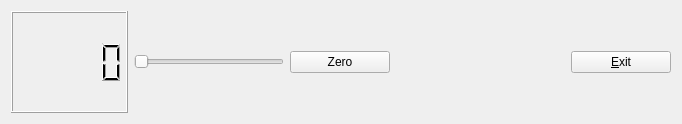
<?xml version="1.0" encoding="UTF-8"?>
<ui version="4.0">
 <class>MyForm</class>
 <widget class="QWidget" name="MyForm">
  <property name="geometry">
   <rect>
    <x>0</x>
    <y>0</y>
    <width>682</width>
    <height>124</height>
   </rect>
  </property>
  <property name="windowTitle">
   <string>Form</string>
  </property>
  <layout class="QHBoxLayout" name="horizontalLayout_3">
   <item>
    <layout class="QHBoxLayout" name="horizontalLayout_2">
     <item>
      <widget class="MyQLCDNumber" name="lcdNumber">
       <property name="sizePolicy">
        <sizepolicy hsizetype="Expanding" vsizetype="Expanding">
         <horstretch>0</horstretch>
         <verstretch>0</verstretch>
        </sizepolicy>
       </property>
      </widget>
     </item>
     <item>
      <layout class="QHBoxLayout" name="horizontalLayout">
       <item>
        <widget class="QSlider" name="horizontalSlider">
         <property name="minimumSize">
          <size>
           <width>150</width>
           <height>0</height>
          </size>
         </property>
         <property name="orientation">
          <enum>Qt::Horizontal</enum>
         </property>
        </widget>
       </item>
       <item>
        <widget class="QPushButton" name="pushButton_2">
         <property name="minimumSize">
          <size>
           <width>100</width>
           <height>0</height>
          </size>
         </property>
         <property name="maximumSize">
          <size>
           <width>100</width>
           <height>16777215</height>
          </size>
         </property>
         <property name="text">
          <string>Zero</string>
         </property>
        </widget>
       </item>
      </layout>
     </item>
    </layout>
   </item>
   <item>
    <spacer name="horizontalSpacer">
     <property name="orientation">
      <enum>Qt::Horizontal</enum>
     </property>
     <property name="sizeType">
      <enum>QSizePolicy::Minimum</enum>
     </property>
     <property name="sizeHint" stdset="0">
      <size>
       <width>175</width>
       <height>20</height>
      </size>
     </property>
    </spacer>
   </item>
   <item>
    <widget class="QPushButton" name="pushButton">
     <property name="minimumSize">
      <size>
       <width>100</width>
       <height>0</height>
      </size>
     </property>
     <property name="maximumSize">
      <size>
       <width>100</width>
       <height>16777215</height>
      </size>
     </property>
     <property name="text">
      <string>&amp;Exit</string>
     </property>
    </widget>
   </item>
  </layout>
 </widget>
 <customwidgets>
  <customwidget>
   <class>MyQLCDNumber</class>
   <extends>QLCDNumber</extends>
   <header>MyQLCDNumber.h</header>
   <slots>
    <slot>SetValueAndColor(int)</slot>
    <slot>SetZero()</slot>
   </slots>
  </customwidget>
 </customwidgets>
 <resources/>
 <connections>
  <connection>
   <sender>pushButton</sender>
   <signal>clicked()</signal>
   <receiver>MyForm</receiver>
   <slot>close()</slot>
   <hints>
    <hint type="sourcelabel">
     <x>579</x>
     <y>50</y>
    </hint>
    <hint type="destinationlabel">
     <x>383</x>
     <y>83</y>
    </hint>
   </hints>
  </connection>
  <connection>
   <sender>horizontalSlider</sender>
   <signal>valueChanged(int)</signal>
   <receiver>lcdNumber</receiver>
   <slot>SetValueAndColor(int)</slot>
   <hints>
    <hint type="sourcelabel">
     <x>183</x>
     <y>42</y>
    </hint>
    <hint type="destinationlabel">
     <x>34</x>
     <y>18</y>
    </hint>
   </hints>
  </connection>
  <connection>
   <sender>pushButton_2</sender>
   <signal>clicked()</signal>
   <receiver>lcdNumber</receiver>
   <slot>SetZero()</slot>
   <hints>
    <hint type="sourcelabel">
     <x>281</x>
     <y>46</y>
    </hint>
    <hint type="destinationlabel">
     <x>69</x>
     <y>63</y>
    </hint>
   </hints>
  </connection>
 </connections>
</ui>
